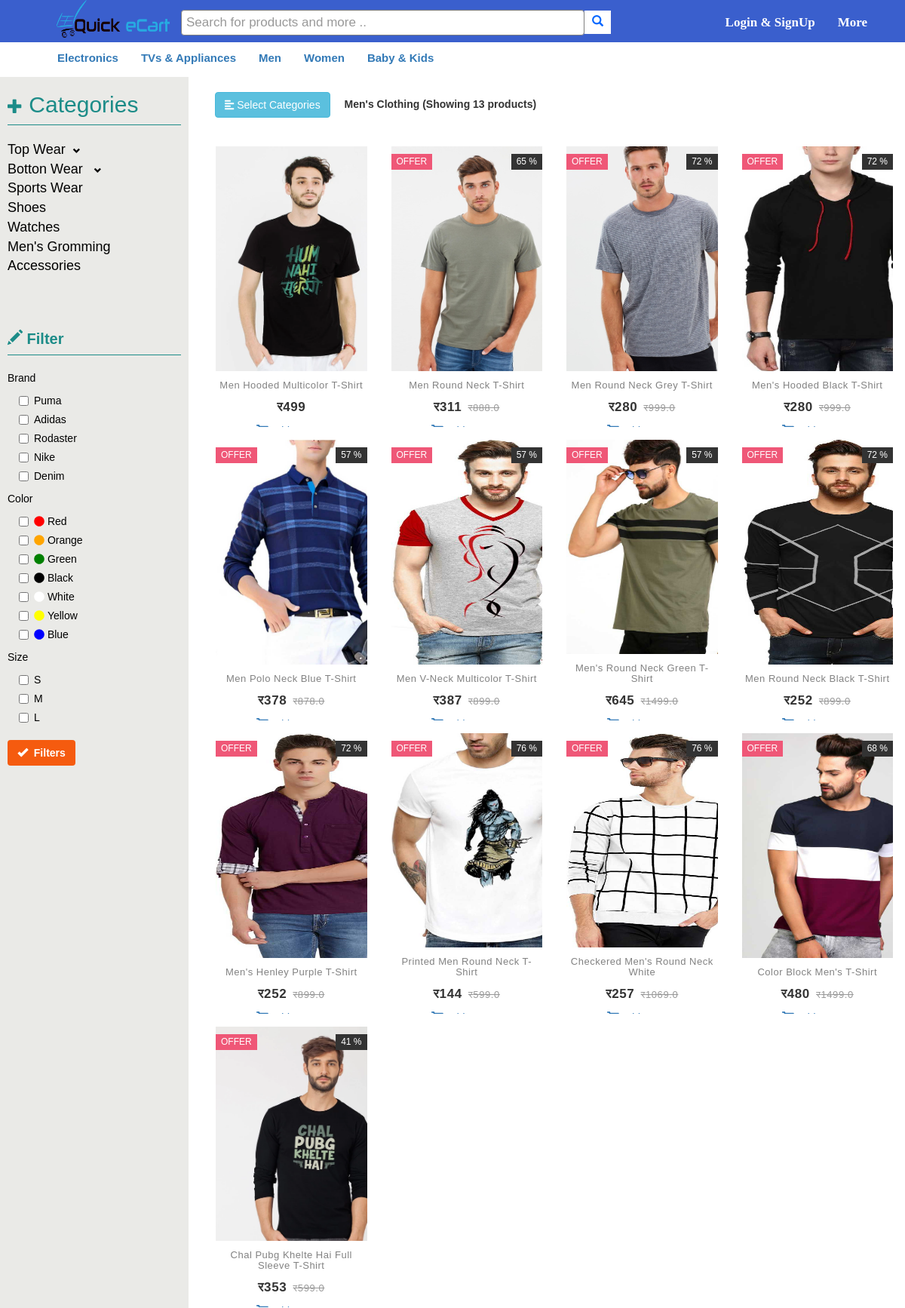
The app's page /mens_product/ with its own data.
### product/models.py (models this page shows, shortened)
class Clothing(models.Model):
    product = models.ForeignKey(Product,on_delete=models.CASCADE,null=False)
    category = models.CharField(max_length = 150,null=False)
    sub_category = models.CharField(('Sub Category'),max_length = 150,null=False)
    description = models.TextField(null=False)
    GENDER_CHOICES = (
                     ('M', 'Male'),
                     ('F', 'Female'),
                     ('K','Kids')
                    )
    gender = models.CharField('Gender',choices=GENDER_CHOICES,max_length=1,null=True,blank=True)
    brand = models.CharField(max_length = 150,null=True,blank=True)
    size = models.CharField(max_length = 150,null=True,blank=True,help_text=('Please enter size like - M,S,L etc'))
    color = models.CharField(max_length = 150,null=True,blank=True,help_text=('Please enter brand like - Red,brown etc'))

class Product(models.Model):
    name = models.CharField(max_length = 150)
    price = models.FloatField(null=False)
    offer = models.IntegerField(default=0)
    emi_discount = models.FloatField(default=0)
    card_discount = models.FloatField(default=0)
    avaiable_stock = models.IntegerField(default=10)
    visited = models.IntegerField(default=0)
    like = models.IntegerField(default=0)
    dislike = models.IntegerField(default=0)
    product_image1 = models.ImageField(null=True,blank=True)
    product_image2 = models.ImageField(null=True,blank=True)

### product/views.py (the view)
# urls.py: url('^mens_product/$',views.mens_product,name="mens_product"),
def mens_product(request):
    products = Clothing.objects.filter(gender = "M")
    context = {'products':products
                }
    return render(request,'product/mens_product.html',context=context)

### product/templatetags/app_filter.py (called while the page is built)
@register.filter(name = 'get_discounted_price')
def get_discounted_price(price,offer):
    discounted_price = round((price - (price*offer)/100))
    return discounted_price

### product/templates/product/mens_product.html (shortened to what this page needs)
{% extends 'product/base.html' %}
{% load staticfiles %}
{% load app_filter %}
{% block body %}
<div class="wrapper">
    <nav id="sidebar">
        <div class="sidebar-header">
            <h3 style="margin-left:10px;font-size:30px;color:#1C8C88"><span class="glyphicon glyphicon-plus" style="font-size:20px"></span>&nbspCategories</h3>
        </div>
		<hr style="border-color:#1C8C88;margin:0px 10px 0px 10px">
		<br>
        <ul class="list-unstyled components" style="margin-left:10px">
            <li class="active">
                <a href="#homeSubmenu" data-toggle="collapse" aria-expanded="false" class="dropdown-toggle" style="font-size:18px">Top Wear<span class="glyphicon glyphicon-chevron-down" style="font-size:10px;margin-left:10px"></a>
            </li>
            <li>
                <a href="#pageSubmenu" data-toggle="collapse" aria-expanded="false" class="dropdown-toggle" style="font-size:18px">Botton Wear <span class="glyphicon glyphicon-chevron-down" style="font-size:10px;margin-left:10px"> </a>
            </li>
            <li>
                <a href="#" style="font-size:18px">Sports Wear</a>
            </li>
            <li>
                <a href="#" style="font-size:18px">Shoes</a>
            </li>
            <li>
                <a href="#" style="font-size:18px">Watches</a>
            </li>
            <li>
                <a href="#" style="font-size:18px">Men's Gromming</a>
            </li>
            <li>
                <a href="#" style="font-size:18px">Accessories</a>
            </li>
        </ul>
        <br>
        <br>
        <form action="#" method="POST" role="form">
        	<h1 style="margin-left:10px;font-size:20px;font-weight:bold;color:#1C8C88"><span class="glyphicon glyphicon-pencil" style="font-size:20px"></span>&nbspFilter</h1>
        	<hr style="border-color:#1C8C88;margin:0px 10px 0px 10px">
        	<br>
        	<div>
        		<p style="margin-left:10px">Brand</p>
        		<div class="checkbox" style="margin-left:25px">
        			<label><input type="checkbox" name="brand" value="Puma">Puma</label>
        		</div>
        		<div class="checkbox" style="margin-left:25px">
        			<label><input type="checkbox" name="brand" value="Adidas">Adidas</label>
        		</div>
        		<div class="checkbox" style="margin-left:25px">
        			<label><input type="checkbox" name="brand" value="Rodaster">Rodaster</label>
        		</div>
        		<div class="checkbox" style="margin-left:25px">
        			<label><input type="checkbox" name="brand" value="Nike">Nike</label>
        		</div>
        		<div class="checkbox" style="margin-left:25px">
        			<label><input type="checkbox" name="brand" value="Denim">Denim</label>
        		</div>
        	</div>
        	<div>
        		<p style="margin-left:10px">Color</p>
        		<div class="checkbox" style="margin-left:25px">
        			<label><input type="checkbox" name="color" value="Red"><i class="fas fa-circle" style="color:red"></i>&nbspRed</label>
        		</div>
        		<div class="checkbox" style="margin-left:25px">
        			<label><input type="checkbox" name="color" value="Orange"><i class="fas fa-circle" style="color:orange"></i>&nbspOrange</label>
        		</div>
        		<div class="checkbox" style="margin-left:25px">
        			<label><input type="checkbox" name="color" value="Green"><i class="fas fa-circle" style="color:green"></i>&nbspGreen</label>
        		</div>
        		<div class="checkbox" style="margin-left:25px">
        			<label><input type="checkbox" name="color" value="Black"><i class="fas fa-circle" style="color:black"></i>&nbspBlack</label>
        		</div>
        		<div class="checkbox" style="margin-left:25px">
        			<label><input type="checkbox" name="color" value="White"><i class="fas fa-circle" style="color:white"></i>&nbspWhite</label>
        		</div>
        		<div class="checkbox" style="margin-left:25px">
        			<label><input type="checkbox" name="color" value="Yellow"><i class="fas fa-circle" style="color:yellow"></i>&nbspYellow</label>
        		</div>
        		<div class="checkbox" style="margin-left:25px">
        			<label><input type="checkbox" name="color" value="Blue"><i class="fas fa-circle" style="color:blue"></i>&nbspBlue</label>
        		</div>
        	</div>
        	<div>
        		<p style="margin-left:10px">Size</p>
        		<div class="checkbox" style="margin-left:25px">
        			<label><input type="checkbox" name="size" value="S">S</label>
        		</div>
        		<div class="checkbox" style="margin-left:25px">
        			<label><input type="checkbox" name="size" value="M">M</label>
        		</div>
        		<div class="checkbox" style="margin-left:25px">
        			<label><input type="checkbox" name="size" value="L">L</label>
        		</div>
        	</div>
        	<button type="submit" class="btn btn-md" style="background-color:#F55B0F;color:white;margin-left:10px;font-weight:bold;margin-top:10px;margin-bottom:10px">
        		<span class="glyphicon glyphicon-ok" style="color:white"></span>&nbsp Filters
        	</button>
        </form>
    </nav>
    <div class="container" style="margin-left:20px">
		 <br>
         <button type="button" id="sidebarCollapse" class="btn btn-info">
             <i class="fas fa-align-left"></i>
             <span>Select Categories</span>
         </button>
		 <p style="display:inline-block;margin-left:15px;font-weight:bold;font-size:18px0">Men's Clothing (Showing {{ products.count }} products)</p>
    	 <br>
    	 <br>
    	 <div class="row">
    	 		{% for product in products %}
    	 			<div class="col-md-3" style="margin-top:15px">
			            <div class="product-grid" >
			                <div class="product-image">
			                    <a href="{% url 'product:product_detail' product.product.id %}">
			                        <img class="pic-1" width="250" height="300" src="{{ product.product.product_image1.url }}">
			                    </a>
			                    {% if product.product.offer > 0 %}
				                    <span class="product-new-label">Offer</span>
				                    <span class="product-discount-label">{{ product.product.offer }} %</span>
				                {% endif %}
			                </div>
			                <div class="product-content">
			                    <h3 class="title"><a href="#">{{ product.product.name }}</a></h3>
			                    {% if product.product.offer > 0 %}
				                    <div class="price">र{{ product.product.price|get_discounted_price:product.product.offer }}
				                        <span>र{{ product.product.price }}</span>
				                    </div>
				                {% else %}
				                	<div class="price">र{{ product.product.price|floatformat }}</div>
				                {% endif %}
			                    <a href=""><i class="fa fa-shopping-cart"></i>&nbspAdd To Cart</a>
			                </div>
			            </div>
			        </div>
    	 		{% endfor %}
    	 </div>
    </div>
</div>
{% endblock %}

### product/templates/product/base.html (shortened to what this page needs)
<!DOCTYPE html>
<html lang="en">
<head>
    {% load staticfiles %}
    {% load app_filter %}
    <link rel="stylesheet" href="https://maxcdn.bootstrapcdn.com/bootstrap/3.3.7/css/bootstrap.min.css">
  	<link rel="stylesheet" href="https://stackpath.bootstrapcdn.com/font-awesome/4.7.0/css/font-awesome.min.css" />
</head>
<body>
<header>
	<nav class="navbar navbar-fixed-top" style="background-color:#3A5FCD" >
	  <div class="container-fluid">
	    <div class="navbar-header">
	      <a href="{% url 'product:home' %}"><img src="{% static 'product/images/ECartlogo.png' %}" style="margin-left:60px" width="150" height="50" /></a>
	    </div>
	    <div class="collapse navbar-collapse" id="myNavbar">
	    	<div class=search-container">
		      <form class="navbar-form navbar-left" role="search" method="post" action="#">
		                <div class="form-group">
		                    <input type="text" style="padding: 6px;margin-top: 5px;font-size: 17px;border: 1px solid grey;" placeholder="Search for products and more .." class="form-control" name="q" value="" size=50>
		                </div>
		                <button type="submit" style="float: right;padding: 6px 10px;margin-top: 5.5px;margin-right: 16px;background: #ddd;font-size: 12px;border: none;cursor: pointer;color:#0066ff;background-color:white"><span class="glyphicon glyphicon-search" style="font-size:15px"></span></button>
		      </form>
		    </div>
	      <ul class="nav navbar-nav navbar-right" style="margin-right:20px">
	      	 {% if request.user.is_authenticated %}
		        <li><a href="#" style="color:#0066ff;font-size:17px;font-weight: bold;margin-top:5px;color:white">{{ request.user.name }}</a></li>
		     	<li><a href="#Wishlist"><span class="glyphicon glyphicon-heart" style="font-size: 20px;color:white;margin-top:4px"></span>{% if request.user|get_user_wishlist_value  > 0 %}<span class="badge badge-danger" style="background-color:white;font-size:10px;color:black">{{ request.user|get_user_wishlist_value }}</span>{% endif %}</a></li>
		     	<li><a href="#Cart"><span class="glyphicon glyphicon-shopping-cart" style="font-size: 20px;color:white;margin-top:4px"></span>{% if request.user|get_user_cart_value  > 0 %}<span class="badge badge-danger" style="background-color:white;font-size:10px;color:black">{{ request.user|get_user_cart_value }}</span>{% endif %}</a></li>
		        <li><a href="{% url 'user:user_logout' %}"><span class="glyphicon glyphicon-off" style="font-size: 20px;color:white;margin-top:4px"></span></a></li>
		     {% else %}
		     	<li><a href="{% url 'user:user_login' %}" id="myBtn" style="font-size:17px;font-weight: bold;margin-top:5px;font-family:Lucida Sans Unicode;color:white">Login & SignUp</a></li>
		     	<li><a href="#" style="font-size:17px;font-weight: bold;margin-top:5px;font-family:Lucida Sans Unicode;color:white">More</a></li>
		     {% endif %}
	      </ul>
	    </div>
	  </div>
	</nav>
	<nav class="navbar" style="margin-bottom:0px;height:18px;background-color:white">
	  <div class="container-fluid">
	    <div class="collapse navbar-collapse" id="myNavbar">
	      <ul class="nav navbar-nav" style="margin-top:10px;margin-bottom:0px;margin-left:30px">
		        <li ><a href="#" style="font-size:15px;font-weight:650">Electronics</a></li>
		        <li ><a href="#" style="font-size:15px;font-weight:650">TVs & Appliances</a></li>
		        <li ><a href="{% url 'product:mens_product' %}" style="font-size:15px;font-weight:650">Men</a></li>
		        <li ><a href="#" style="font-size:15px;font-weight:650">Women</a></li>
		        <li ><a href="#" style="font-size:15px;font-weight:650">Baby & Kids</a></li>
	      </ul>
	    </div>
	  </div>
	</nav>
</header>
<main>
<div class="container">
</div>
</main>
{% block body %}
{% endblock %}
</body>
</html>

### product/templates/product/mens_product.html (style rules this page uses)
.product-grid { font-family:Raleway,sans-serif;text-align:center;padding:0 0 72px;border:1px solid rgba(0,0,0,.1);overflow:hidden;position:relative;z-index:1;border-color:white }
.product-grid .product-image a { display:block }
.product-grid .pic-1 { opacity:1;top:0;left:0;transition:all .3s ease-out 0s }
.product-grid .product-discount-label,.product-grid .product-new-label { color:#fff;background-color:#ef5777;font-size:12px;text-transform:uppercase;padding:2px 7px;display:block;position:absolute;top:10px;left:0 }
.product-grid .product-discount-label { background-color:#333;left:auto;right:0 }
.product-grid .product-content { background-color:#fff;text-align:center;padding:12px 0;margin:0 auto;position:absolute;left:0;right:0;bottom:-27px;z-index:1;transition:all .3s }
.product-grid .title { font-size:13px;font-weight:400;letter-spacing:.5px;text-transform:capitalize;margin:0 0 10px;transition:all .3s ease 0s }
.product-grid .title a { color:#828282 }
.product-grid .price { color:#333;font-size:17px;font-family:Montserrat,sans-serif;font-weight:700;letter-spacing:.6px;margin-bottom:8px;text-align:center;transition:all .3s }
.product-grid .price span { color:#999;font-size:13px;font-weight:400;text-decoration:line-through;margin-left:3px;display:inline-block }
.wrapper { display: flex; align-items: stretch; }
#sidebar { min-width: 250px; max-width: 250px; min-height: 100vh; background: #EAEAE7; color: black; transition: all 0.3s; }
a[data-toggle="collapse"] { position: relative; }
.dropdown-toggle::after { display: block; position: absolute; top: 50%; right: 20px; transform: translateY(-50%); }
body { font-family: 'Poppins', sans-serif; background: white; }
#sidebar a, a:hover, a:focus { color: inherit; text-decoration: none; transition: all 0.3s; }

### records on screen
Clothing: product.product_image1 (picture), product.name "Men Hooded Multicolor T-Shirt", product.price "499"
Clothing: product.product_image1 (picture), product.offer "65", product.name "Men Round Neck T-Shirt", product.price|get_discounted_price "311", product.price "888.0"
Clothing: product.product_image1 (picture), product.offer "72", product.name "Men Round Neck Grey T-Shirt", product.price|get_discounted_price "280", product.price "999.0"
Clothing: product.product_image1 (picture), product.offer "72", product.name "Men's Hooded Black T-Shirt", product.price|get_discounted_price "280", product.price "999.0"
Clothing: product.product_image1 (picture), product.offer "57", product.name "Men Polo Neck Blue T-Shirt", product.price|get_discounted_price "378", product.price "878.0"
Clothing: product.product_image1 (picture), product.offer "57", product.name "Men V-Neck Multicolor T-Shirt", product.price|get_discounted_price "387", product.price "899.0"
Clothing: product.product_image1 (picture), product.offer "57", product.name "Men's Round Neck Green T-Shirt", product.price|get_discounted_price "645", product.price "1499.0"
Clothing: product.product_image1 (picture), product.offer "72", product.name "Men Round Neck Black T-Shirt", product.price|get_discounted_price "252", product.price "899.0"
Clothing: product.product_image1 (picture), product.offer "72", product.name "Men's Henley Purple T-Shirt", product.price|get_discounted_price "252", product.price "899.0"
Clothing: product.product_image1 (picture), product.offer "76", product.name "Printed Men Round Neck T-Shirt", product.price|get_discounted_price "144", product.price "599.0"
Clothing: product.product_image1 (picture), product.offer "76", product.name "Checkered Men's Round Neck White", product.price|get_discounted_price "257", product.price "1069.0"
Clothing: product.product_image1 (picture), product.offer "68", product.name "Color Block Men's T-Shirt", product.price|get_discounted_price "480", product.price "1499.0"
Clothing: product.product_image1 (picture), product.offer "41", product.name "Chal Pubg Khelte Hai Full Sleeve T-Shirt", product.price|get_discounted_price "353", product.price "599.0"

### other values on screen
{{ products.count }} "13"
